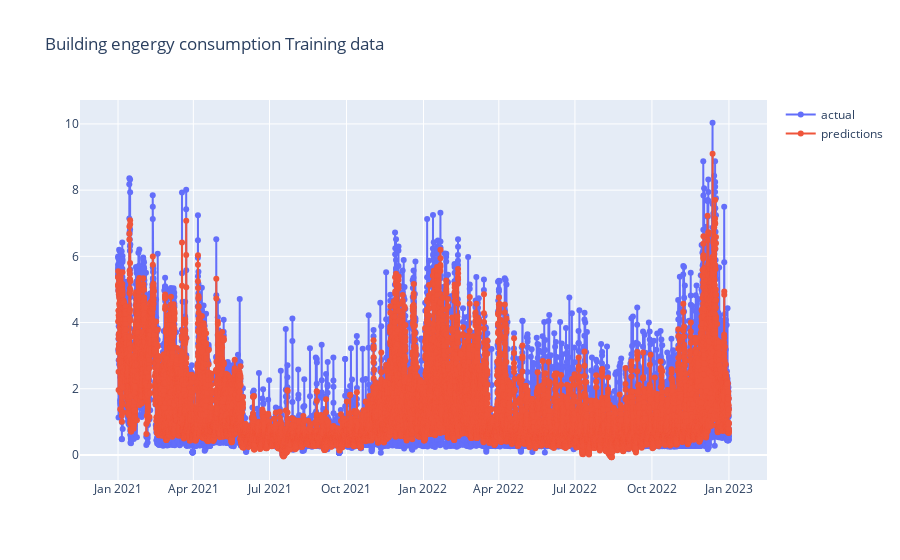

Write notebook code for a chart like this one.
### Code cell
plot_predictions(bldg_predictions_training, title_text="Building engergy consumption Training data")

### Figure 1 — Plotly figure (JSON) as saved in the notebook; plotly's stock layout.template omitted (floating-point values rounded to 4 significant figures; data arrays with more than 128 entries replaced by an {"elided": "..."} marker saying what was removed)
{"data": [{"mode": "lines+markers", "name": "actual", "type": "scatter", "x": {"elided": "17518 str values"}, "y": {"elided": "17518 float values"}}, {"mode": "lines+markers", "name": "predictions", "type": "scatter", "x": {"elided": "17518 str values"}, "y": {"elided": "17518 float values"}}], "layout": {"title": {"text": "Building engergy consumption Training data"}}}
